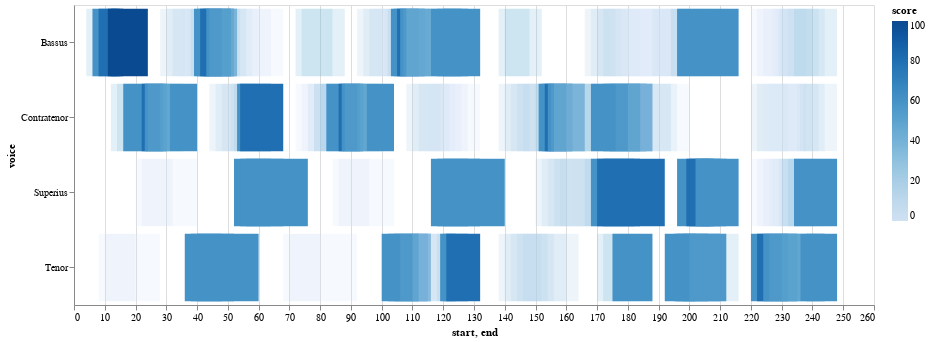

The notebook cell this image was saved under:
### Code cell
# use the durations calculated from above
viz.plot_close_match_heatmap(ngrams,'-2, -2, -2, -2, -2', ngrams_duration, selected_patterns=[], voices=[])

### Figure 1 — Vega-Lite specification as saved in the notebook (floating-point values rounded to 4 significant figures; data arrays with more than 128 entries replaced by an {"elided": "..."} marker saying what was removed)
{"config": {"view": {"continuousWidth": 400, "continuousHeight": 300}}, "data": {"name": "data-be454e5d80581e86452dfac202cb5a29"}, "mark": "bar", "encoding": {"color": {"type": "quantitative", "field": "score"}, "opacity": {"condition": {"value": 1, "test": "(datum.score > SelectorName.cutoff)"}, "value": 0.2}, "tooltip": [{"type": "quantitative", "field": "start"}, {"type": "quantitative", "field": "end"}, {"type": "nominal", "field": "pattern"}, {"type": "quantitative", "field": "score"}], "x": {"type": "quantitative", "field": "start"}, "x2": {"field": "end"}, "y": {"type": "nominal", "field": "voice"}}, "height": 300, "selection": {"SelectorName": {"type": "single", "fields": ["cutoff"], "bind": {"input": "range", "max": 100, "min": 0, "name": "cutoff:", "step": 1}, "init": {"cutoff": 50}}, "selector008": {"type": "interval", "bind": "scales", "encodings": ["x", "y"]}}, "width": 800, "$schema": "https://vega.github.io/schema/vega-lite/v4.8.1.json", "datasets": {"data-be454e5d80581e86452dfac202cb5a29": {"elided": "220 records"}}}
